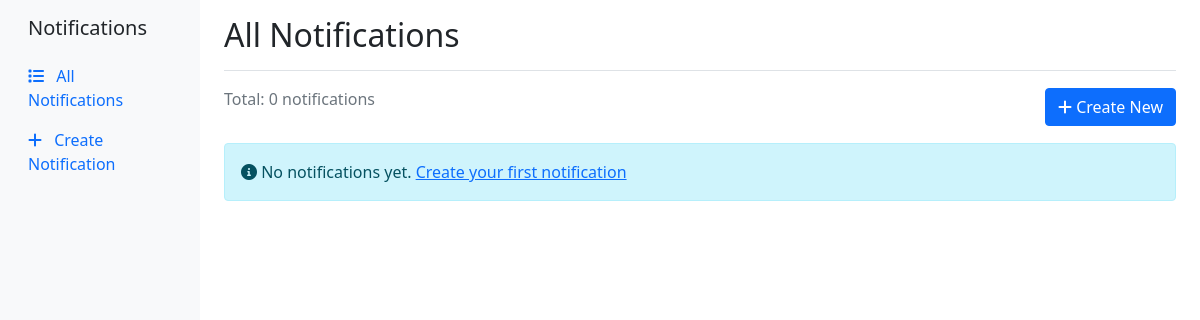
Before: /notifications/notifications/list (signed in) with the older database file.
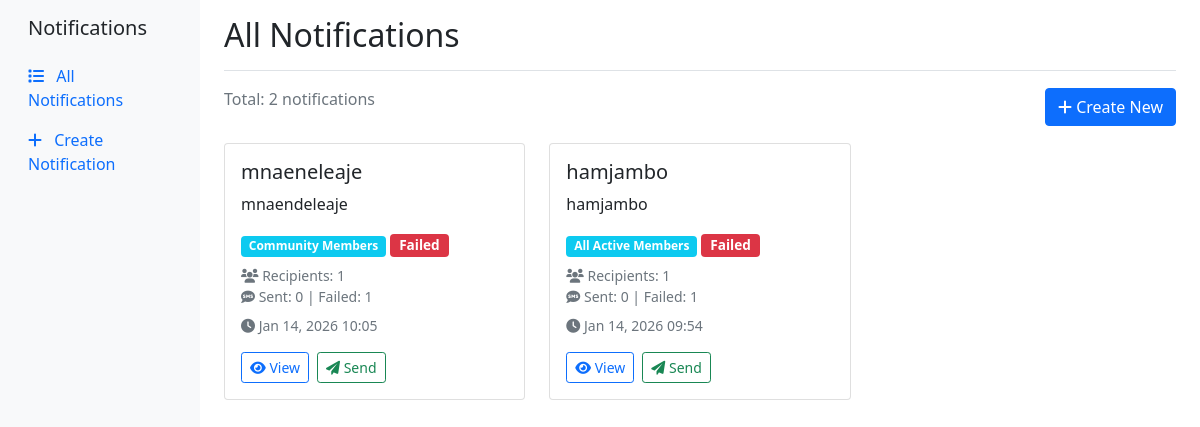
After: the same page with the newer database file.
### notifications/models.py (models this page shows, shortened)
class Notification(models.Model):
    STATUS_CHOICES = [
        ('PENDING', 'Pending'),
        ('SENDING', 'Sending'),
        ('SENT', 'Sent'),
        ('FAILED', 'Failed'),
    ]
    RECIPIENT_TYPE_CHOICES = [
        ('MEMBER', 'Individual Member'),
        ('MINISTRY', 'Ministry Members'),
        ('COMMUNITY', 'Community Members'),
        ('ALL', 'All Active Members'),
    ]
    title = models.CharField(max_length=255)
    message = models.TextField(help_text="Message content (max 160 characters for single SMS)")
    recipient_type = models.CharField(max_length=20, choices=RECIPIENT_TYPE_CHOICES)
    member = models.ForeignKey(
        Member,
        on_delete=models.CASCADE,
        null=True,
        blank=True,
        related_name='notifications'
    )
    ministry = models.ForeignKey(
        Ministry,
        on_delete=models.CASCADE,
        null=True,
        blank=True,
        related_name='notifications'
    )
    community = models.ForeignKey(
        Community,
        on_delete=models.CASCADE,
        null=True,
        blank=True,
        related_name='notifications'
    )
    status = models.CharField(max_length=20, choices=STATUS_CHOICES, default='PENDING')
    created_by = models.ForeignKey(User, on_delete=models.SET_NULL, null=True)
    created_at = models.DateTimeField(auto_now_add=True)
    sent_at = models.DateTimeField(null=True, blank=True)
    send_sms = models.BooleanField(default=True, help_text="Send SMS via AfricasTalking")
    total_recipients = models.IntegerField(default=0)
    sms_sent_count = models.IntegerField(default=0)
    sms_failed_count = models.IntegerField(default=0)
    error_message = models.TextField(null=True, blank=True)
    class Meta:
        ordering = ['-created_at']
        verbose_name = 'Notification'
        verbose_name_plural = 'Notifications'

### notifications/views.py (the view)
# urls.py: path('notifications/list', views.notification_list, name='notification_list'),
@login_required
def notification_list(request):
    notifications = Notification.objects.all()
    paginator = Paginator(notifications, 20)
    page_number = request.GET.get('page')
    page_obj = paginator.get_page(page_number)
    context = {
        'page_obj': page_obj,
        'notifications': page_obj
    }
    return render(request, 'notifications/notification_list.html', context)

### templates/notifications/notification_list.html (shortened to what this page needs)
{% extends 'notifications/base.html' %}
{% block page_title %}All Notifications{% endblock %}
{% block content %}
<div class="d-flex justify-content-between align-items-center mb-3">
    <div>
        <p class="text-muted">Total: {{ page_obj.paginator.count }} notifications</p>
    </div>
    <a href="{% url 'notification_create' %}" class="btn btn-primary">
        <i class="fas fa-plus"></i> Create New
    </a>
</div>
<div class="row">
    {% for notification in notifications %}
    <div class="col-md-6 col-lg-4 mb-3">
        <div class="card notification-card">
            <div class="card-body">
                <h5 class="card-title">{{ notification.title }}</h5>
                <p class="card-text text-truncate">{{ notification.message|truncatewords:15 }}</p>
                <div class="mb-2">
                    <span class="badge bg-info">{{ notification.get_recipient_type_display }}</span>
                    {% if notification.status == 'SENT' %}
                        <span class="badge bg-success status-badge">Sent</span>
                    {% elif notification.status == 'FAILED' %}
                        <span class="badge bg-danger status-badge">Failed</span>
                    {% elif notification.status == 'PENDING' %}
                        <span class="badge bg-warning status-badge">Pending</span>
                    {% else %}
                        <span class="badge bg-secondary status-badge">{{ notification.status }}</span>
                    {% endif %}
                </div>
                <div class="small text-muted mb-2">
                    <i class="fas fa-users"></i> Recipients: {{ notification.total_recipients }}
                    {% if notification.send_sms %}
                        <br><i class="fas fa-sms"></i> Sent: {{ notification.sms_sent_count }} | Failed: {{ notification.sms_failed_count }}
                    {% endif %}
                </div>
                <div class="small text-muted mb-3">
                    <i class="fas fa-clock"></i> {{ notification.created_at|date:"M d, Y H:i" }}
                </div>
                <div class="d-flex gap-2">
                    <a href="{% url 'notification_detail' notification.pk %}" class="btn btn-sm btn-outline-primary">
                        <i class="fas fa-eye"></i> View
                    </a>
                    {% if notification.status == 'PENDING' or notification.status == 'FAILED' %}
                    <form method="post" action="{% url 'notification_send' notification.pk %}" class="d-inline">
                        <button type="submit" class="btn btn-sm btn-outline-success">
                            <i class="fas fa-paper-plane"></i> Send
                        </button>
                    </form>
                    {% endif %}
                </div>
            </div>
        </div>
    </div>
    {% empty %}
    <div class="col-12">
        <div class="alert alert-info">
            <i class="fas fa-info-circle"></i> No notifications yet.
            <a href="{% url 'notification_create' %}">Create your first notification</a>
        </div>
    </div>
    {% endfor %}
</div>
{% endblock %}

Changed rows visible on the page:
added Notification: title "mnaeneleaje", message "mnaendeleaje", recipient_type "Community Members", status "Failed", total_recipients "1", sms_sent_count "0", sms_failed_count "1", created_at "Jan 14, 2026 10:05"
added Notification: title "hamjambo", message "hamjambo", recipient_type "All Active Members", status "Failed", total_recipients "1", sms_sent_count "0", sms_failed_count "1", created_at "Jan 14, 2026 09:54"
Other visible differences:
{{ page_obj.paginator.count }}: "0" → "2"
text no longer shown: "No notifications yet. Create your first notification"
